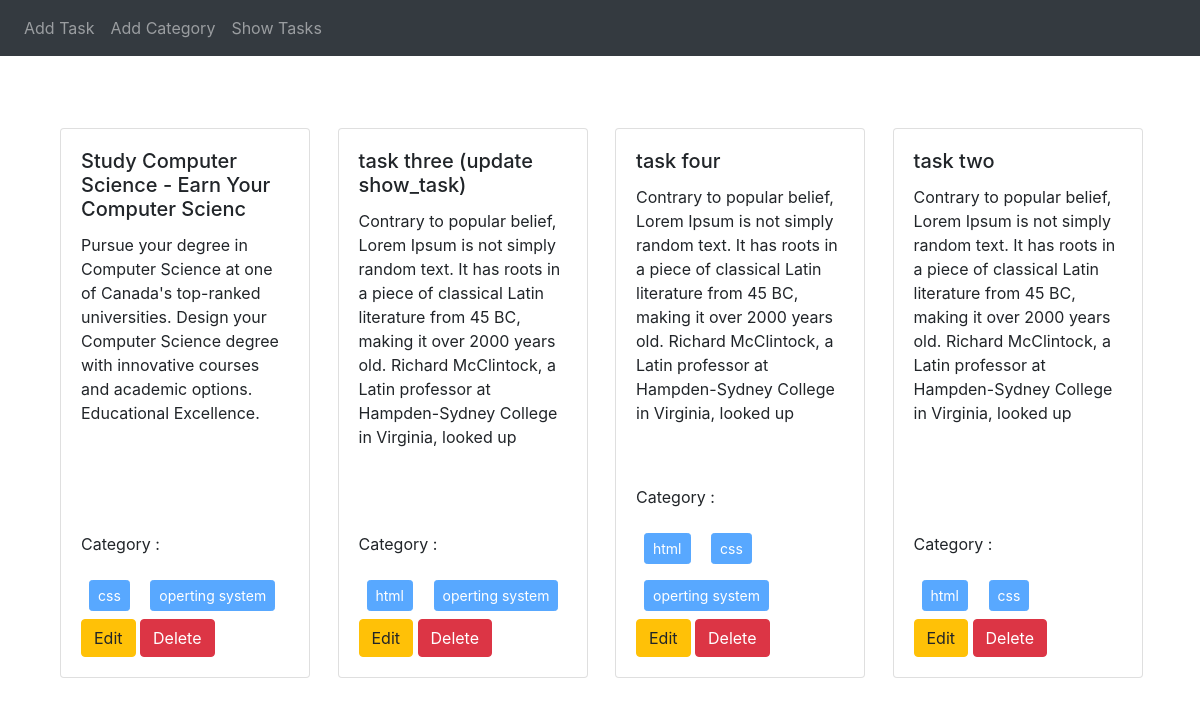
The page / on the database its author committed.
### task/models.py (models this page shows, shortened)
class task(models.Model):
    title = models.CharField(max_length=50)
    content = models.TextField()
    category = models.ManyToManyField(Category)
    is_completed = models.BooleanField(default=False)  # Default value set to False
    task_assign_date = models.DateTimeField(auto_now_add=True)  # Assigns the current date and time when the task is created

### category/models.py (models this page shows, shortened)
class Category(models.Model):
   name = models.CharField(max_length=100)

### task_management/views.py (the view)
# urls.py: path('', views.show_task, name='show_task'),
def show_task(request):
     data = task.objects.all()
     return render(request, 'show_task.html',{'data' : data} )

### templates/show_task.html
{% extends 'base.html' %}
{% block content %}
<div class="d-flex flex-wrap justify-content-center px-15 pt-5">
    {% for task in data %}
    <div class="col-sm-3 flex-grow-1 mb-3">
        <div class="card" style="width: 250px; height: 550px;">
            <div class="card-body d-flex flex-column">
                <h5 class="card-title">{{ task.title }}</h5>
                <p class="card-text flex-fill">{{ task.content }}</p>
                <div class="category-buttons">
                    <p>Category :</p>
                    {% for cat in task.category.all %}
                    <button class="btn btn-primary btn-sm m-2" disabled>{{ cat.name }}</button>
                    {% endfor %}
                </div>
                <div class="card-buttons">
                    <a href="{% url 'edit_task' task.id %}" class="btn btn-warning">Edit</a>
                    <a href="{% url 'delete_task' task.id %}" class="btn btn-danger">Delete</a>
                </div>
            </div>
        </div>
    </div>
    {% endfor %}
</div>
{% endblock %}

### templates/base.html (shortened to what this page needs)
<!DOCTYPE html>
<html lang="en">
<head>
    <link rel="stylesheet" href="https://stackpath.bootstrapcdn.com/bootstrap/4.5.2/css/bootstrap.min.css">
</head>
<body>
    <nav class="navbar navbar-expand-lg navbar-dark bg-dark">
        <div class="collapse navbar-collapse" id="navbarNav">
            <ul class="navbar-nav">
                <li class="nav-item">
                    <a class="nav-link" href="{% url 'add_task' %}">Add Task</a>
                </li>
                <li class="nav-item">
                    <a class="nav-link" href="{% url 'add_category' %}">Add Category</a>
                </li>
                <li class="nav-item">
                    <a class="nav-link" href="{% url 'show_task' %}">Show Tasks</a>
                </li>
            </ul>
        </div>
    </nav>
    <div class="container mt-4">
        {% block content %}{% endblock %}
    </div>
</body>
</html>

### rows shown on the page
task: title "Study Computer Science - Earn Your Computer Scienc", content "Pursue your degree in Computer Science at one of Canada's top-ranked universities. Design your Computer Science degree with innovative courses and academic options. Educational Excellence."
Category: name "css"
Category: name "operting system"
task: title "task three (update show_task)", content "Contrary to popular belief, Lorem Ipsum is not simply random text. It has roots in a piece of classical Latin literature from 45 BC, making it over 2000 years old. Richard McClintock, a Latin professor at Hampden-Sydney College in Virginia, looked up"
Category: name "html"
task: title "task four", content "Contrary to popular belief, Lorem Ipsum is not simply random text. It has roots in a piece of classical Latin literature from 45 BC, making it over 2000 years old. Richard McClintock, a Latin professor at Hampden-Sydney College in Virginia, looked up"
task: title "task two", content "Contrary to popular belief, Lorem Ipsum is not simply random text. It has roots in a piece of classical Latin literature from 45 BC, making it over 2000 years old. Richard McClintock, a Latin professor at Hampden-Sydney College in Virginia, looked up"
